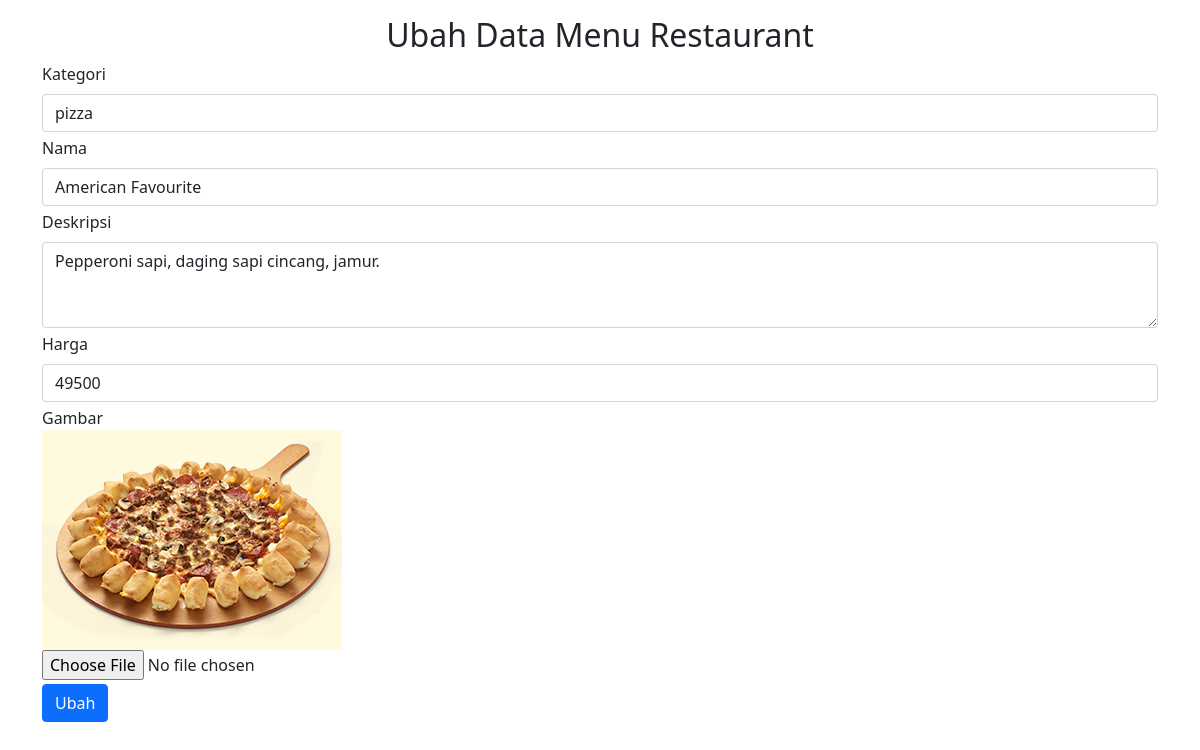
The page /restaurant/ubah.php?id=4 on the database its author committed.
### tables this page shows
CREATE TABLE `restaurant` (
  `id` int(11) NOT NULL,
  `kategori` varchar(128) NOT NULL,
  `nama` varchar(128) NOT NULL,
  `deskripsi` varchar(255) NOT NULL,
  `harga` varchar(50) NOT NULL,
  `gambar` varchar(50) NOT NULL
);

### restaurant/functions.php (called while the page is built, shortened)
<?php
$hostname = "localhost";
$dbname = "eduwork";
$username = "root";
$pass = "";
$conn = mysqli_connect($hostname, $username, $pass, $dbname);
function query($query)
{
    global $conn;
    $result = mysqli_query($conn, $query);
    $rows = [];
    while ($row = mysqli_fetch_assoc($result)) {
        $rows[] = $row;
    }
    return $rows;
}

### restaurant/ubah.php (the view, shortened to what this page needs)
<?php
require 'functions.php';
$id = $_GET['id'];
$data = query("SELECT * FROM restaurant WHERE id = $id")[0];
?>
<!DOCTYPE html>
<html lang="en">
<head>
    <link href="https://cdn.jsdelivr.net/npm/bootstrap@5.0.2/dist/css/bootstrap.min.css" rel="stylesheet">
</head>
<body>
    <div class="container">
        <h2 class="text-center mt-3">Ubah Data Menu Restaurant</h2>
        <form class="row g-1" method="post" enctype="multipart/form-data">
            <div class="form-group">
                <label for="kategori" class="form-label">Kategori</label>
                <input type="text" class="form-control" name="kategori" id="kategori" value="<?= $data['kategori']; ?>">
            </div>
            <div class="form-group">
                <label for="nama" class="form-label">Nama</label>
                <input type="text" class="form-control" name="nama" id="nama" value="<?= $data['nama']; ?>">
            </div>
            <div class="form-group">
                <label for="desc" class="form-label">Deskripsi</label>
                <textarea class="form-control" id="desc" name="desc" rows="3"><?= $data['deskripsi']; ?></textarea>
            </div>
            <div class="form-group">
                <label for="inputAddress2" class="form-label">Harga</label>
                <input type="text" class="form-control" name="harga" id="harga" value="<?= $data['harga']; ?>">
            </div>
            <div class="mb-6">
                <label for="gambar">Gambar</label><br>
                <img src="img/pizza/<?= $data['gambar']; ?>"><br>
                <input name="gambar" type="file" id="gambar">
            </div>
            <div class="form-group">
                <button type="submit" class="btn btn-primary" name="submit">Ubah</button>
            </div>
        </form>
    </div>
</body>
</html>

### rows shown on the page
restaurant: kategori "pizza", nama "American Favourite", desc "Pepperoni sapi, daging sapi cincang, jamur.", harga "49500", gambar (picture)
